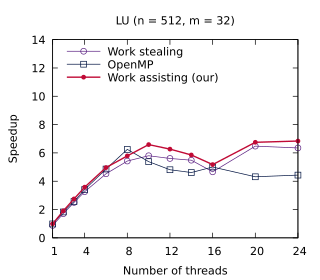

gnuplot code for this plot:
set title "LU (n = 512, m = 32)"
set terminal pdf size 3.2,2.8
set output "./results/LU_n___512,_m___32.pdf"
set key on
set key top left Left reverse
set xrange [1:24]
set xtics (1, 4, 8, 12, 16, 20, 24)
set xlabel "Number of threads"
set yrange [0:14]
set ylabel "Speedup"
plot './results/LU_n___512,_m___32.dat' using 1:2 title "Work stealing" pointsize 0.7 lw 1 pt 6 linecolor rgb "#5B2182" with linespoints, \
  './results/LU_n___512,_m___32.dat' using 1:3 title "OpenMP" pointsize 0.7 lw 1 pt 4 linecolor rgb "#001240" with linespoints, \
  './results/LU_n___512,_m___32.dat' using 1:4 title "Work assisting (our)" pointsize 0.4 lw 2 pt 7 linecolor rgb "#C00A35" with linespoints
